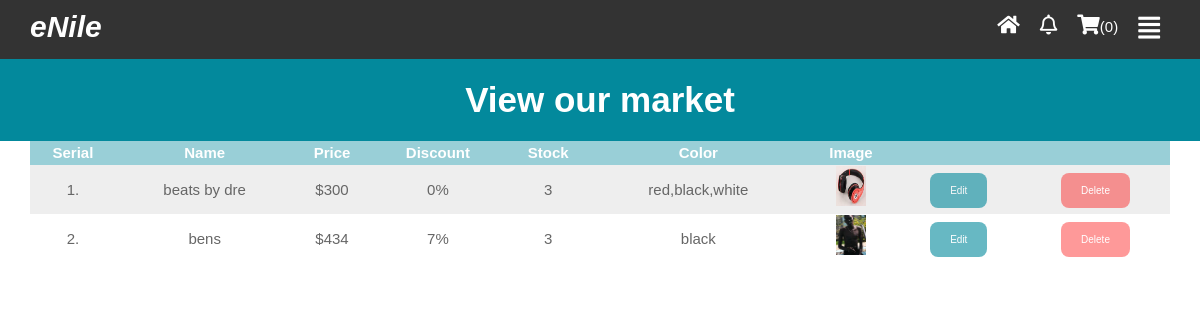
The app's page /admin (signed in) with its own data.
### flasky/models.py (models this page shows, shortened)
class Post(db.Model):
	id= db.Column(db.Integer, primary_key=True)
	date_posted= db.Column(db.DateTime, nullable=False, default=datetime.utcnow)
	name= db.Column(db.String(120), nullable=False)
	price= db.Column(db.Text, nullable=False)
	discount= db.Column(db.Integer, nullable=False)
	stock= db.Column(db.Integer, nullable=False)
	color= db.Column(db.Text, nullable=False)
	description= db.Column(db.Text, nullable=False)
	brand= db.Column(db.String(20), nullable=False, unique=False)
	category= db.Column(db.String(20), nullable=False, unique=False)
	image=db.Column(db.String(120), nullable=False)
	image_1=db.Column(db.String(120), nullable=False)
	image_2=db.Column(db.String(120), nullable=False)
	user_id=db.Column(db.Integer, db.ForeignKey('user.id'), nullable=True)

### flasky/routes.py (the view)
@app.route("/admin", methods=['GET', 'POST'])
def admin():
	posts = Post.query.filter_by(author = current_user).order_by(Post.date_posted.desc()).all()
	return render_template('admin.html', posts=posts, title = 'Admin')

### flasky/models.py (called while the page is built)
@login_manager.user_loader
def load_user(user_id):
	return User.query.get(int(user_id))

	def new_messages(self):
		last_read_time=self.last_message_read_time or datetime(1900, 1, 1)
		return Messages.query.filter_by(recipient=self).filter(
			Messages.timestamp > last_read_time).count()

### flasky/templates/admin.html
{% extends "layout.html" %}
{% block content %}
  <section class="tagline">
   <div class="container">
    <h1>View our market
    </h1>
   </div>
  </section>
  <section>
    <div class="container">
      <ul id="gallary">
         <table id="t01">
             <tr>
                <th>Serial</th>
                <th>Name</th>
                <th>Price</th>
                <th>Discount</th>
                <th>Stock</th>
                <th>Color</th>
                <th>Image</th>
                <th></th>
                <th></th>
             </tr>
           {% for post in posts  %}
             <tr>
               <td>{{loop.index}}.</td>
               <td>{{post.name}}</td>
               <td>${{post.price}}</td>
               <td>{{post.discount}}%</td>
               <td>{{post.stock}}</td>
               <td>{{post.color}}</td>
               <td><img style="border-radius: 0px;" src="{{url_for('static', filename='shoppics/' + post.image)}}"></td>
               <td><a  class="btn-btn" href="{{url_for('edit_post', post_id=post.id)}}">Edit</a></td>
               <td><a  class="btn-btn-danger" href="{{url_for('delete_post', post_id=post.id)}}">Delete</a></td>
             </tr>
           {% endfor %}
           </table>
      </ul>
    </div>
{%endblock content %}

### flasky/templates/layout.html (style rules this page uses)
* { box-sizing: border-box; }
html, body { margin:0; padding: 0; font-family: "Arial", sans-serif; font-size: 15px; color: #666; line-height: 1.6em; }
a { color: #666; text-decoration: none; }
.container { width:95%; margin: auto; overflow: auto; }
.tagline { background: #03899c; color: #fff; min-height: 40px; }
.tagline h1 { text-align: center; font-size: 35px; }
.btn-btn { padding: 12px 20px; background: #03899c; border: none; color: white; border-radius: 8px; font-size: 10px; text-decoration: none; transition: all .3s ease-in; opacity: 0.6; }
.btn-btn-danger { padding: 12px 20px; background: rgba(253, 0, 0, 0.4); border: none; color: white; border-radius: 8px; font-size: 10px; text-decoration: none; transition: all .3s ease-in; }
#gallary { list-style: none; margin: 0; padding: 0; width: 100%; }
#gallary img { height:230px; width: 100%; margin: 0px auto; border-radius: 8px 8px 0 0px; }
table { width:100%; }
table, th, td { text-align: center; border: none; border-collapse: collapse; }
table#t01 tr:nth-child(even) { background-color: #eee; }
table#t01 tr:nth-child(odd) { background-color:#fff; }
table#t01 th { background-color: #03899c; color: white; opacity: 0.4; margin: 0; padding: 0; }
table img { max-width: 30px; max-height: 40px; border: none; }

### records on screen
Post: name "beats by dre", price "300", discount "0", stock "3", color "red,black,white", image (picture)
Post: name "bens", price "434", discount "7", stock "3", color "black", image (picture)

### other values on screen
{{ session['Shoppingcart']|length }} "0"
